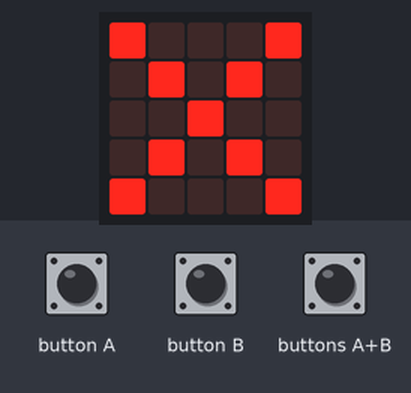
Bench run of a program on a simulated BBC micro:bit (MakeCode). Parts: the board's 5×5 LED display. The inputs (shaded band) are chosen by the test bench.

Above: at 1.8 s.
1.9 s: button A pressed for 0.15 s
At 2.9 s:
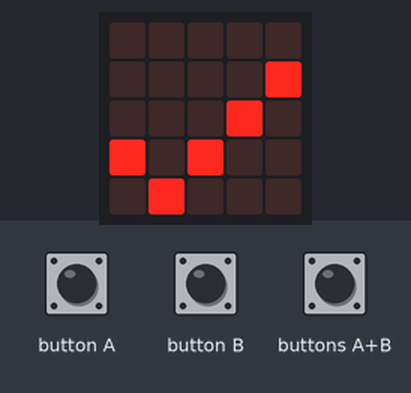
3.5 s: buttons A+B pressed for 0.15 s
At 4.1 s:
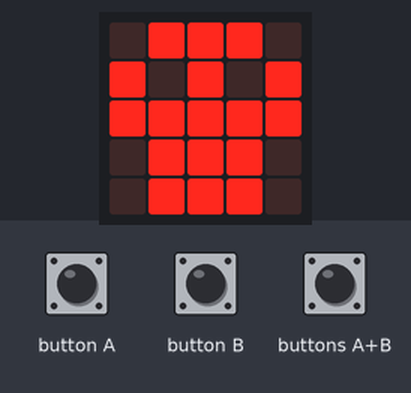
5.1 s: button B pressed for 0.15 s
At 6.4 s:
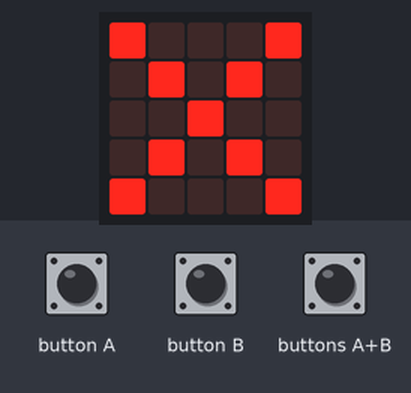
6.7 s: buttons A+B pressed for 1 s
At 9.0 s:
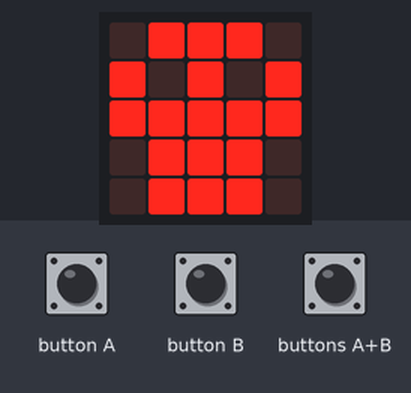
Timing chart, 0 to 10.2 s (numbered marks = the images above; inputs shaded):
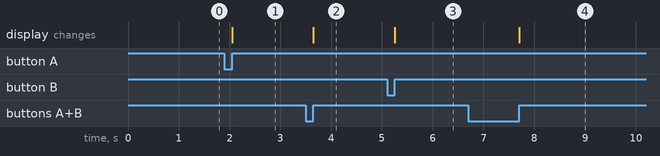

Measured:
- after the input at 1.9 s, the display: changes after 0.15 s (image 1)
- after the input at 3.5 s, the display: changes after 0.15 s (image 2)
- after the input at 5.1 s, the display: changes after 0.15 s (image 3)
- after the input at 6.7 s, the display: changes after 1.0 s (image 4)

The program:

main.ts
```typescript
datalogger.onLogFull(function () {
    logging = false
    basic.showLeds(`
        # # # # #
        # # # # #
        # # # # #
        # # # # #
        # # # # #
        `)
})
input.onButtonPressed(Button.A, function () {
    logging = true
    basic.showIcon(IconNames.Yes)
})
input.onButtonPressed(Button.AB, function () {
    basic.showIcon(IconNames.Skull)
    datalogger.deleteLog()
    datalogger.setColumnTitles(
    "temperature",
    "light"
    )
})
input.onButtonPressed(Button.B, function () {
    logging = false
    basic.showIcon(IconNames.No)
})
let logging = false
logging = false
basic.showIcon(IconNames.No)
datalogger.setColumnTitles(
"temperature",
"light"
)
loops.everyInterval(60000, function () {
    if (logging) {
        basic.showIcon(IconNames.Heart)
        datalogger.log(
        datalogger.createCV("temperature", input.temperature()),
        datalogger.createCV("light", input.lightLevel())
        )
        basic.clearScreen()
    }
})
```

test.ts
```typescript
// 테스트는 여기로 이동합니다; 이 패키지가 확장으로 사용될 때 컴파일되지 않을 것 입니다.
```
